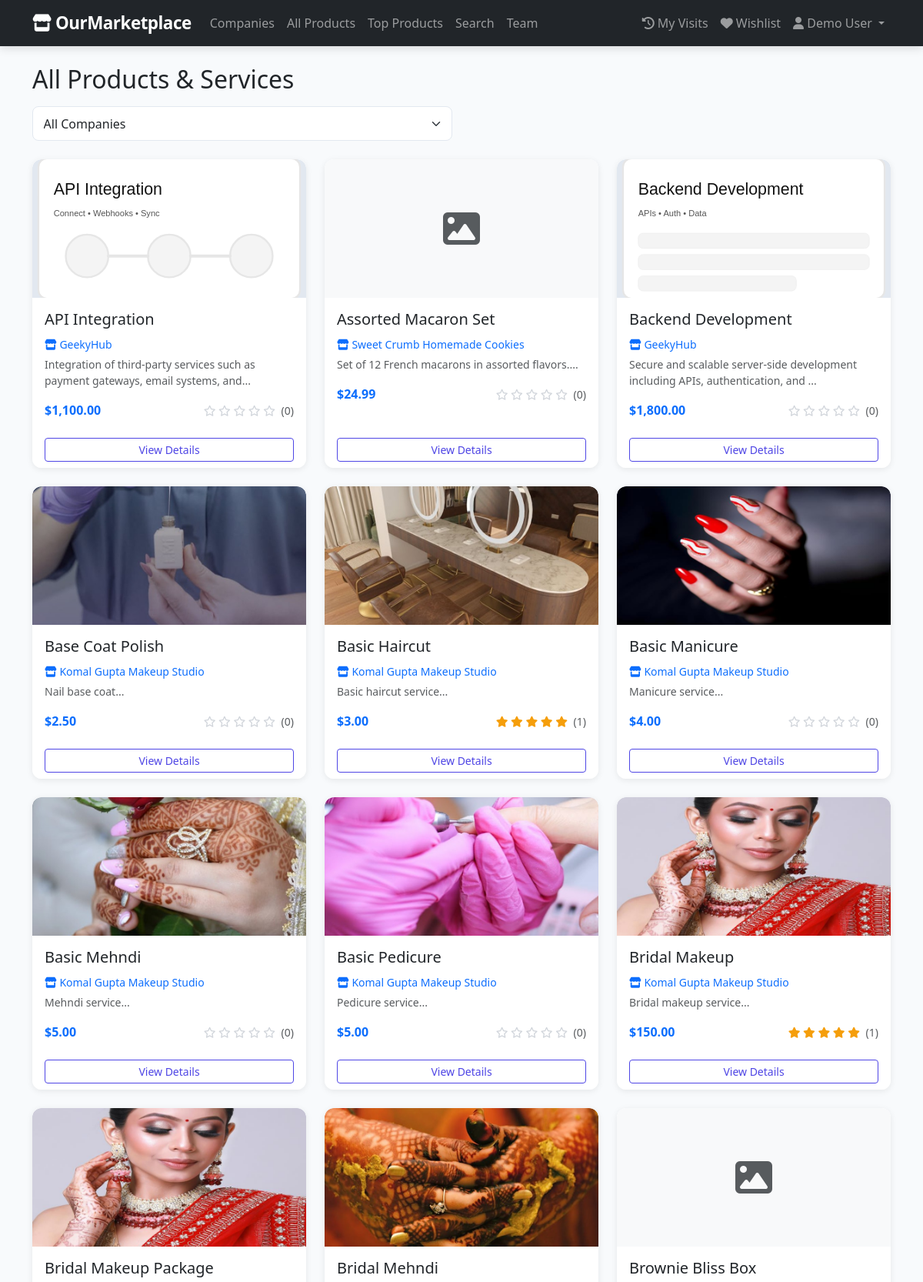
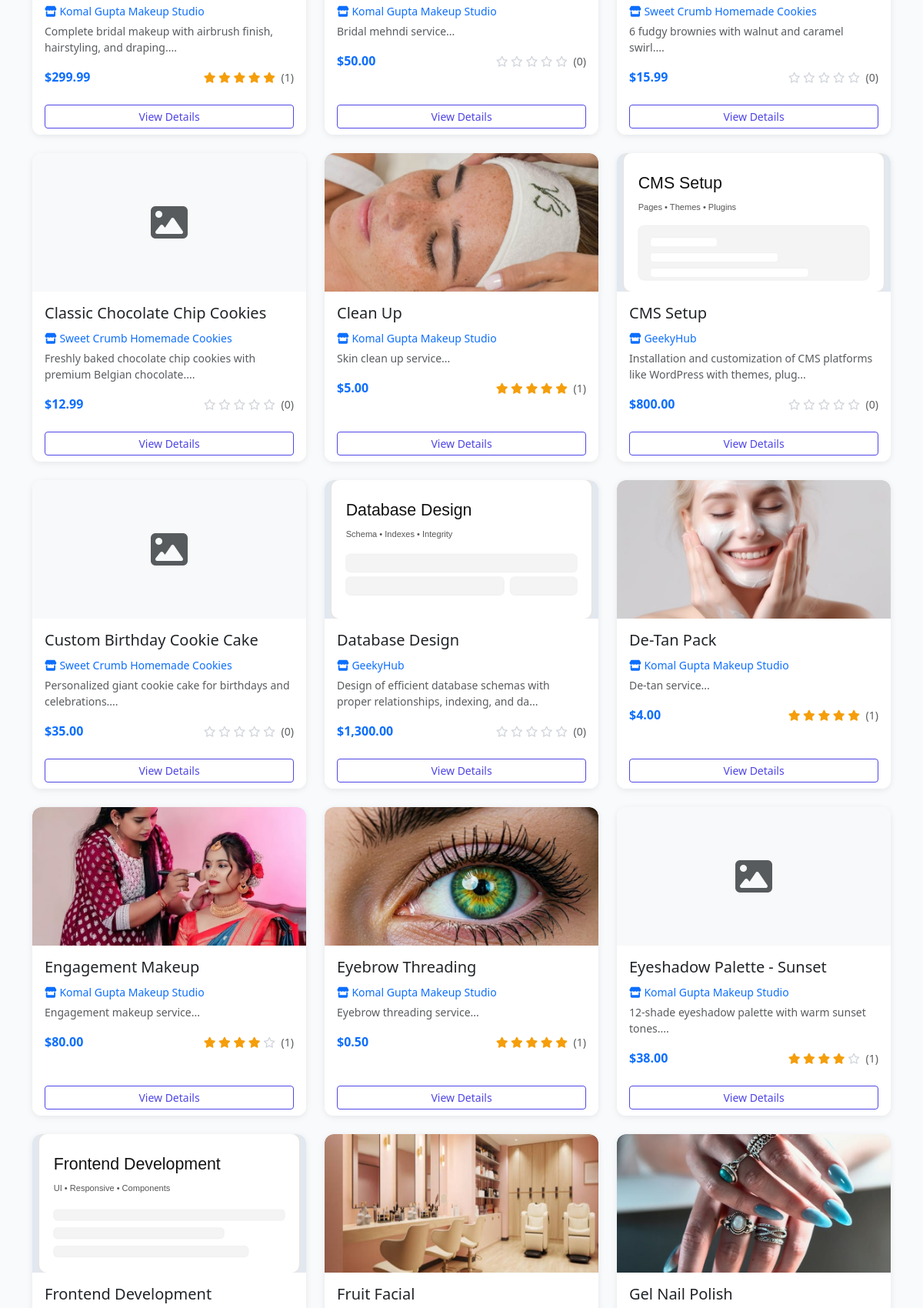
The page /products/index.php (signed in, upper part) on the database its author committed (2 pictures, top to bottom).
### tables this page shows
CREATE TABLE products (
    id INT AUTO_INCREMENT PRIMARY KEY,
    company_id INT NOT NULL,
    name VARCHAR(150) NOT NULL,
    description TEXT,
    price DECIMAL(10,2),
    image_url VARCHAR(255),
    category VARCHAR(50),
    created_at TIMESTAMP DEFAULT CURRENT_TIMESTAMP,
    FOREIGN KEY (company_id) REFERENCES companies(id) ON DELETE CASCADE
);

CREATE TABLE companies (
    id INT AUTO_INCREMENT PRIMARY KEY,
    name VARCHAR(100) NOT NULL,
    slug VARCHAR(50) UNIQUE NOT NULL,
    description TEXT,
    owner_name VARCHAR(100),
    website_url VARCHAR(255),
    logo_url VARCHAR(255),
    category VARCHAR(50),
    created_at TIMESTAMP DEFAULT CURRENT_TIMESTAMP
);

### includes/product_image.php (called while the page is built, shortened)
<?php
function productImageForDisplay(?string $imageUrl): array
{
    $imageUrl = trim((string) $imageUrl);
    $localPath = __DIR__ . '/../' . ltrim($imageUrl, '/');
    if (is_file($localPath)) {
        return [true, baseUrl('/' . ltrim($imageUrl, '/'))];
    }
    return [false, ''];
}

### config/database.php (called while the page is built, shortened)
<?php
function baseUrl($path = '') {
    return BASE_URL . $path;
}

### products/index.php (the view, shortened to what this page needs)
<?php
require_once __DIR__ . '/../includes/header.php';
$conn = getDBConnection();
$sql = "
    SELECT p.*, c.name AS company_name, c.slug AS company_slug,
           COALESCE(AVG(r.rating), 0) AS avg_rating,
           COUNT(r.id) AS review_count
    FROM products p
    JOIN companies c ON c.id = p.company_id
    LEFT JOIN reviews r ON r.product_id = p.id
";
$sql .= " GROUP BY p.id ORDER BY p.name";
$products = $conn->query($sql);
?>
<h2 class="mb-3">All Products & Services</h2>
<div class="row mb-4">
    <div class="col-md-6">
        <form method="GET" class="d-flex gap-2">
            <select name="company" class="form-select" onchange="this.form.submit()">
                <option value="0">All Companies</option>
            </select>
        </form>
    </div>
</div>
<div class="row g-4">
    <?php if ($products && $products->num_rows > 0): ?>
        <?php while ($product = $products->fetch_assoc()): ?>
        <div class="col-md-6 col-lg-4">
            <div class="card h-100">
                <?php
                [$showProductImg, $productImgSrc] = productImageForDisplay($product['image_url'] ?? '');
                ?>
                <?php if ($showProductImg): ?>
                    <img src="<?php echo htmlspecialchars($productImgSrc); ?>" class="card-img-top" alt="<?php echo htmlspecialchars($product['name']); ?>" style="height:180px;object-fit:cover;">
                <?php else: ?>
                    <div class="card-img-top d-flex align-items-center justify-content-center bg-light" style="height:180px;">
                        <i class="fas fa-image fa-3x text-muted"></i>
                    </div>
                <?php endif; ?>
                <div class="card-body">
                    <h5 class="card-title"><?php echo htmlspecialchars($product['name']); ?></h5>
                    <p class="mb-1">
                        <a href="<?php echo baseUrl('/companies/view.php?id=' . $product['company_id']); ?>" class="text-decoration-none small">
                            <i class="fas fa-store"></i> <?php echo htmlspecialchars($product['company_name']); ?>
                        </a>
                    </p>
                    <p class="card-text text-muted small">
                        <?php echo htmlspecialchars(substr($product['description'], 0, 80)); ?>...
                    </p>
                    <div class="d-flex justify-content-between align-items-center">
                        <span class="fw-bold text-primary">$<?php echo number_format($product['price'], 2); ?></span>
                        <div class="stars small">
                            <?php
                            $avg = round($product['avg_rating'], 1);
                            for ($i = 1; $i <= 5; $i++):
                                if ($i <= $avg):
                            ?>
                                <i class="fas fa-star"></i>
                            <?php elseif ($i - 0.5 <= $avg): ?>
                                <i class="fas fa-star-half-alt"></i>
                            <?php else: ?>
                                <i class="far fa-star empty"></i>
                            <?php endif; endfor; ?>
                            <span class="text-muted ms-1">(<?php echo $product['review_count']; ?>)</span>
                        </div>
                    </div>
                </div>
                <div class="card-footer bg-white border-0">
                    <a href="<?php echo baseUrl('/products/view.php?id=' . $product['id']); ?>" class="btn btn-outline-primary btn-sm w-100">
                        View Details
                    </a>
                </div>
            </div>
        </div>
        <?php endwhile; ?>
    <?php else: ?>
        <div class="col-12">
            <div class="alert alert-info">No products found.</div>
        </div>
    <?php endif; ?>
</div>
<?php
require_once __DIR__ . '/../includes/footer.php';
?>

### assets/css/style.css (style rules this page uses)
:root { --primary: #4f46e5; --primary-light: #6366f1; --primary-dark: #3730a3; --secondary: #f59e0b; --dark: #1e293b; --light-bg: #f8fafc; --card-shadow: 0 2px 8px rgba(0,0,0,0.08); --card-hover-shadow: 0 8px 24px rgba(0,0,0,0.12); }
body { font-family: 'Segoe UI', Tahoma, Geneva, Verdana, sans-serif; background-color: var(--light-bg); min-height: 100vh; display: flex; flex-direction: column; }
.card { border: none; box-shadow: var(--card-shadow); transition: transform 0.2s ease, box-shadow 0.2s ease; border-radius: 0.75rem; overflow: hidden; }
.card-img-top { border-radius: 0.75rem 0.75rem 0 0; height: 200px; object-fit: cover; background-color: #e2e8f0; }
.card-footer { border-top: 1px solid #f1f5f9; }
.stars { color: var(--secondary); }
.stars .empty { color: #d1d5db; }
.btn-outline-primary { color: var(--primary); border-color: var(--primary); }
.form-control, .form-select { border-radius: 0.5rem; border-color: #e2e8f0; padding: 0.6rem 0.85rem; }

### rows shown on the page
products: shows a picture, name "API Integration", company.name "GeekyHub", description "Integration of third-party services such as payment gateways, email systems, and", price "1,100.00", review_count "0"
products: name "Assorted Macaron Set", company.name "Sweet Crumb Homemade Cookies", description "Set of 12 French macarons in assorted flavors.", price "24.99", review_count "0"
products: shows a picture, name "Backend Development", company.name "GeekyHub", description "Secure and scalable server-side development including APIs, authentication, and", price "1,800.00", review_count "0"
products: shows a picture, name "Base Coat Polish", company.name "Komal Gupta Makeup Studio", description "Nail base coat", price "2.50", review_count "0"
products: shows a picture, name "Basic Haircut", company.name "Komal Gupta Makeup Studio", description "Basic haircut service", price "3.00", review_count "1"
products: shows a picture, name "Basic Manicure", company.name "Komal Gupta Makeup Studio", description "Manicure service", price "4.00", review_count "0"
products: shows a picture, name "Basic Mehndi", company.name "Komal Gupta Makeup Studio", description "Mehndi service", price "5.00", review_count "0"
products: shows a picture, name "Basic Pedicure", company.name "Komal Gupta Makeup Studio", description "Pedicure service", price "5.00", review_count "0"
products: name "Bridal Makeup", company.name "Komal Gupta Makeup Studio", description "Bridal makeup service", price "150.00", review_count "1"
products: name "Bridal Makeup Package", company.name "Komal Gupta Makeup Studio", description "Complete bridal makeup with airbrush finish, hairstyling, and draping.", price "299.99", review_count "1"
products: shows a picture, name "Bridal Mehndi", company.name "Komal Gupta Makeup Studio", description "Bridal mehndi service", price "50.00", review_count "0"
products: name "Brownie Bliss Box", company.name "Sweet Crumb Homemade Cookies", description "6 fudgy brownies with walnut and caramel swirl.", price "15.99", review_count "0"
products: name "Classic Chocolate Chip Cookies", company.name "Sweet Crumb Homemade Cookies", description "Freshly baked chocolate chip cookies with premium Belgian chocolate.", price "12.99", review_count "0"
products: shows a picture, name "Clean Up", company.name "Komal Gupta Makeup Studio", description "Skin clean up service", price "5.00", review_count "1"
products: shows a picture, name "CMS Setup", company.name "GeekyHub", description "Installation and customization of CMS platforms like WordPress with themes, plug", price "800.00", review_count "0"
products: name "Custom Birthday Cookie Cake", company.name "Sweet Crumb Homemade Cookies", description "Personalized giant cookie cake for birthdays and celebrations.", price "35.00", review_count "0"
products: shows a picture, name "Database Design", company.name "GeekyHub", description "Design of efficient database schemas with proper relationships, indexing, and da", price "1,300.00", review_count "0"
products: shows a picture, name "De-Tan Pack", company.name "Komal Gupta Makeup Studio", description "De-tan service", price "4.00", review_count "1"
products: shows a picture, name "Engagement Makeup", company.name "Komal Gupta Makeup Studio", description "Engagement makeup service", price "80.00", review_count "1"
products: shows a picture, name "Eyebrow Threading", company.name "Komal Gupta Makeup Studio", description "Eyebrow threading service", price "0.50", review_count "1"
products: name "Eyeshadow Palette - Sunset", company.name "Komal Gupta Makeup Studio", description "12-shade eyeshadow palette with warm sunset tones.", price "38.00", review_count "1"
products: shows a picture, name "Frontend Development"
products: shows a picture, name "Fruit Facial"
products: shows a picture, name "Gel Nail Polish"

### other values the page prints
getCurrentFullName() "Demo User"
